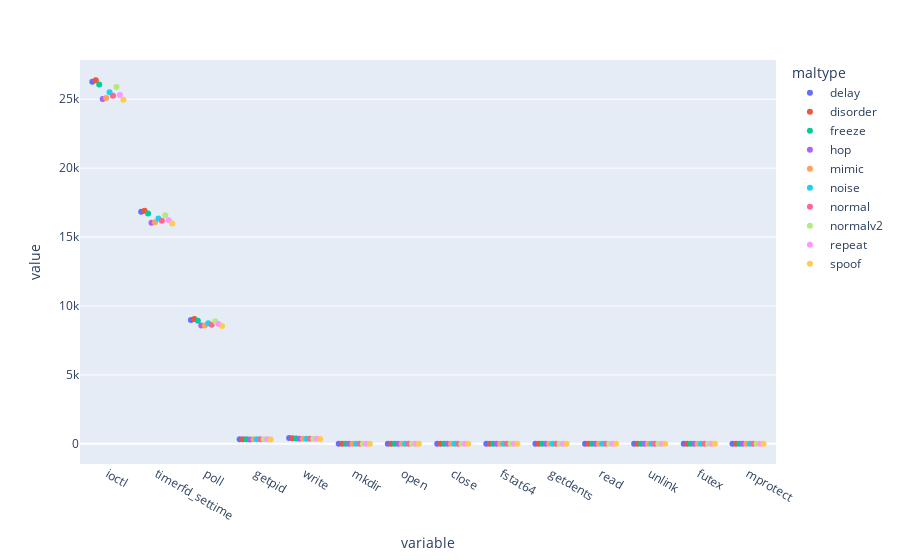

This figure's notebook cell:
### Code cell
import plotly.express as px
k1 = [i for i in gram_1]
fig = px.strip(mead_1_gram, color='maltype')
fig.show()

### Figure 1 — Plotly figure (JSON) as saved in the notebook; plotly's stock layout.template omitted (floating-point values rounded to 4 significant figures)
{"data": [{"alignmentgroup": "True", "boxpoints": "all", "fillcolor": "rgba(255,255,255,0)", "hoveron": "points", "hovertemplate": "maltype=delay<br>variable=%{x}<br>value=%{y}<extra></extra>", "legendgroup": "delay", "line": {"color": "rgba(255,255,255,0)"}, "marker": {"color": "#636efa"}, "name": "delay", "offsetgroup": "delay", "orientation": "v", "pointpos": 0, "showlegend": true, "type": "box", "x": ["ioctl", "timerfd_settime", "poll", "getpid", "write", "mkdir", "open", "close", "fstat64", "getdents", "read", "unlink", "futex", "mprotect"], "x0": " ", "xaxis": "x", "y": [26267, 16830, 8990, 336, 412, 0, 0, 0, 0, 0, 0, 0, 6, 0], "y0": " ", "yaxis": "y"}, {"alignmentgroup": "True", "boxpoints": "all", "fillcolor": "rgba(255,255,255,0)", "hoveron": "points", "hovertemplate": "maltype=disorder<br>variable=%{x}<br>value=%{y}<extra></extra>", "legendgroup": "disorder", "line": {"color": "rgba(255,255,255,0)"}, "marker": {"color": "#EF553B"}, "name": "disorder", "offsetgroup": "disorder", "orientation": "v", "pointpos": 0, "showlegend": true, "type": "box", "x": ["ioctl", "timerfd_settime", "poll", "getpid", "write", "mkdir", "open", "close", "fstat64", "getdents", "read", "unlink", "futex", "mprotect"], "x0": " ", "xaxis": "x", "y": [26380.0, 16910.0, 9046.0, 338, 407, 0, 0, 0, 0, 0, 0, 0, 4, 0], "y0": " ", "yaxis": "y"}, {"alignmentgroup": "True", "boxpoints": "all", "fillcolor": "rgba(255,255,255,0)", "hoveron": "points", "hovertemplate": "maltype=freeze<br>variable=%{x}<br>value=%{y}<extra></extra>", "legendgroup": "freeze", "line": {"color": "rgba(255,255,255,0)"}, "marker": {"color": "#00cc96"}, "name": "freeze", "offsetgroup": "freeze", "orientation": "v", "pointpos": 0, "showlegend": true, "type": "box", "x": ["ioctl", "timerfd_settime", "poll", "getpid", "write", "mkdir", "open", "close", "fstat64", "getdents", "read", "unlink", "futex", "mprotect"], "x0": " ", "xaxis": "x", "y": [26069, 16708, 8930, 334, 378, 0, 0, 0, 0, 0, 0, 0, 4, 0], "y0": " ", "yaxis": "y"}, {"alignmentgroup": "True", "boxpoints": "all", "fillcolor": "rgba(255,255,255,0)", "hoveron": "points", "hovertemplate": "maltype=hop<br>variable=%{x}<br>value=%{y}<extra></extra>", "legendgroup": "hop", "line": {"color": "rgba(255,255,255,0)"}, "marker": {"color": "#ab63fa"}, "name": "hop", "offsetgroup": "hop", "orientation": "v", "pointpos": 0, "showlegend": true, "type": "box", "x": ["ioctl", "timerfd_settime", "poll", "getpid", "write", "mkdir", "open", "close", "fstat64", "getdents", "read", "unlink", "futex", "mprotect"], "x0": " ", "xaxis": "x", "y": [25020, 16035, 8578, 320, 363.5, 0, 0, 0, 0, 0, 0, 0, 4, 0], "y0": " ", "yaxis": "y"}, {"alignmentgroup": "True", "boxpoints": "all", "fillcolor": "rgba(255,255,255,0)", "hoveron": "points", "hovertemplate": "maltype=mimic<br>variable=%{x}<br>value=%{y}<extra></extra>", "legendgroup": "mimic", "line": {"color": "rgba(255,255,255,0)"}, "marker": {"color": "#FFA15A"}, "name": "mimic", "offsetgroup": "mimic", "orientation": "v", "pointpos": 0, "showlegend": true, "type": "box", "x": ["ioctl", "timerfd_settime", "poll", "getpid", "write", "mkdir", "open", "close", "fstat64", "getdents", "read", "unlink", "futex", "mprotect"], "x0": " ", "xaxis": "x", "y": [25090.0, 16079, 8576.0, 322, 361, 0, 0, 0, 0, 0, 0, 0, 4, 0], "y0": " ", "yaxis": "y"}, {"alignmentgroup": "True", "boxpoints": "all", "fillcolor": "rgba(255,255,255,0)", "hoveron": "points", "hovertemplate": "maltype=noise<br>variable=%{x}<br>value=%{y}<extra></extra>", "legendgroup": "noise", "line": {"color": "rgba(255,255,255,0)"}, "marker": {"color": "#19d3f3"}, "name": "noise", "offsetgroup": "noise", "orientation": "v", "pointpos": 0, "showlegend": true, "type": "box", "x": ["ioctl", "timerfd_settime", "poll", "getpid", "write", "mkdir", "open", "close", "fstat64", "getdents", "read", "unlink", "futex", "mprotect"], "x0": " ", "xaxis": "x", "y": [25504, 16346, 8750.0, 328, 368, 0, 3, 2, 0, 0, 4, 0, 4, 0], "y0": " ", "yaxis": "y"}, {"alignmentgroup": "True", "boxpoints": "all", "fillcolor": "rgba(255,255,255,0)", "hoveron": "points", "hovertemplate": "maltype=normal<br>variable=%{x}<br>value=%{y}<extra></extra>", "legendgroup": "normal", "line": {"color": "rgba(255,255,255,0)"}, "marker": {"color": "#FF6692"}, "name": "normal", "offsetgroup": "normal", "orientation": "v", "pointpos": 0, "showlegend": true, "type": "box", "x": ["ioctl", "timerfd_settime", "poll", "getpid", "write", "mkdir", "open", "close", "fstat64", "getdents", "read", "unlink", "futex", "mprotect"], "x0": " ", "xaxis": "x", "y": [25240.0, 16180.0, 8640, 324, 365, 0, 0, 0, 0, 0, 0, 0, 4, 0], "y0": " ", "yaxis": "y"}, {"alignmentgroup": "True", "boxpoints": "all", "fillcolor": "rgba(255,255,255,0)", "hoveron": "points", "hovertemplate": "maltype=normalv2<br>variable=%{x}<br>value=%{y}<extra></extra>", "legendgroup": "normalv2", "line": {"color": "rgba(255,255,255,0)"}, "marker": {"color": "#B6E880"}, "name": "normalv2", "offsetgroup": "normalv2", "orientation": "v", "pointpos": 0, "showlegend": true, "type": "box", "x": ["ioctl", "timerfd_settime", "poll", "getpid", "write", "mkdir", "open", "close", "fstat64", "getdents", "read", "unlink", "futex", "mprotect"], "x0": " ", "xaxis": "x", "y": [25880.0, 16589, 8890.0, 332, 370, 0, 4.5, 3, 0, 0, 6.5, 0, 4, 0], "y0": " ", "yaxis": "y"}, {"alignmentgroup": "True", "boxpoints": "all", "fillcolor": "rgba(255,255,255,0)", "hoveron": "points", "hovertemplate": "maltype=repeat<br>variable=%{x}<br>value=%{y}<extra></extra>", "legendgroup": "repeat", "line": {"color": "rgba(255,255,255,0)"}, "marker": {"color": "#FF97FF"}, "name": "repeat", "offsetgroup": "repeat", "orientation": "v", "pointpos": 0, "showlegend": true, "type": "box", "x": ["ioctl", "timerfd_settime", "poll", "getpid", "write", "mkdir", "open", "close", "fstat64", "getdents", "read", "unlink", "futex", "mprotect"], "x0": " ", "xaxis": "x", "y": [25311, 16214, 8686.0, 324, 364, 0, 0, 0, 0, 0, 0, 0, 4, 0], "y0": " ", "yaxis": "y"}, {"alignmentgroup": "True", "boxpoints": "all", "fillcolor": "rgba(255,255,255,0)", "hoveron": "points", "hovertemplate": "maltype=spoof<br>variable=%{x}<br>value=%{y}<extra></extra>", "legendgroup": "spoof", "line": {"color": "rgba(255,255,255,0)"}, "marker": {"color": "#FECB52"}, "name": "spoof", "offsetgroup": "spoof", "orientation": "v", "pointpos": 0, "showlegend": true, "type": "box", "x": ["ioctl", "timerfd_settime", "poll", "getpid", "write", "mkdir", "open", "close", "fstat64", "getdents", "read", "unlink", "futex", "mprotect"], "x0": " ", "xaxis": "x", "y": [24960.0, 15990, 8539, 320, 354, 0, 0, 0, 0, 0, 0, 0, 3, 0], "y0": " ", "yaxis": "y"}], "layout": {"boxmode": "group", "legend": {"title": {"text": "maltype"}, "tracegroupgap": 0}, "margin": {"t": 60}, "xaxis": {"anchor": "y", "domain": [0, 1], "title": {"text": "variable"}}, "yaxis": {"anchor": "x", "domain": [0, 1], "title": {"text": "value"}}}}
